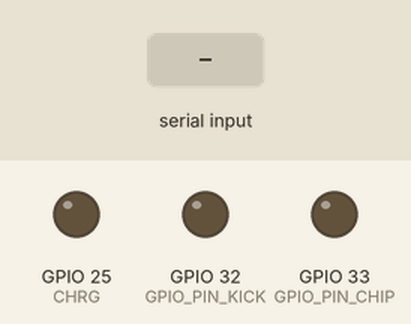
This program was run on a simulated ESP32. Shown: output pins drawn as LEDs (lit = HIGH). The test bench sets the inputs (shaded band). What the program prints to the serial monitor is not drawn.

Above: at 1.2 s.
1.3 s: "1,90\n" received over Serial
At 1.9 s:
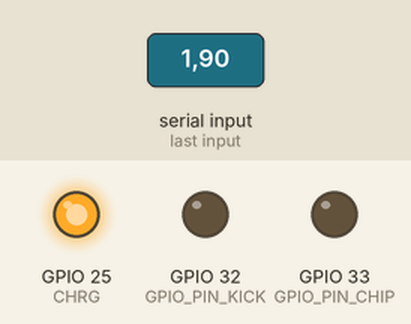
2.8 s: "1\n" received over Serial
Timing chart, 0 to 5.8 s (numbered marks = the images above; inputs shaded):
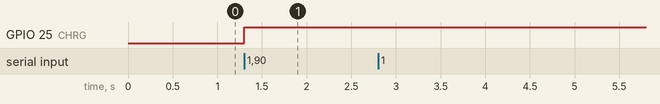

Measured:
- after the input at 1.3 s, GPIO 25 (CHRG): LOW → HIGH at once

The program:

main.cpp
```cpp
#include <Arduino.h>

const int HV_SENSE = 36;
const int FAULT = 27;
const int DONE = 26;
const int CHRG = 25;

const int GPIO_PIN_KICK = 32; //kicking pin
const int GPIO_PIN_CHIP = 33; //chipping pin

void oneShotPulse(int gpioPin, int duration);
void IRAM_ATTR stopPulse();
bool ChargeCap(int CHRG, int FAULT, int DONE, int HV_SENSE);

void kick(int);
void chip(int);
void charge(int);

hw_timer_t * timer = NULL;

void setup() {
  Serial.begin(115200);

  pinMode(HV_SENSE, INPUT);
  pinMode(DONE, INPUT);
  pinMode(FAULT, INPUT);
  pinMode(CHRG, OUTPUT);

  pinMode(GPIO_PIN_KICK, OUTPUT);
  pinMode(GPIO_PIN_CHIP,OUTPUT);

  timer = timerBegin(0, 80, true);
  timerAttachInterrupt(timer, &stopPulse, true);
}

void loop() {
 if (Serial.available() > 0) {
    String inputString = Serial.readStringUntil('\n');

    int commaPos = inputString.indexOf(',');

    if (commaPos != -1) {
      // Extract the substrings before and after the comma
      String actionString = inputString.substring(0, commaPos);
      String sliderString = inputString.substring(commaPos + 1);

      int action = actionString.toInt();
      int actData = sliderString.toInt();

      switch(action){
      case 1:
        kick(actData);
        break;
      case 2:
        chip(actData);
        break;
      case 3: //actData 1 = charge; actData 0 = stop charge
        charge(actData);
        break;
      }
    }
    else {
      Serial.println("Error: Invalid input format");
    }
  }
}

void kick(int pulse_width){
   digitalWrite(CHRG, HIGH);
   //Serial.println("Going to kick in 3 seconds, standback");
   delay(3000);
   oneShotPulse(GPIO_PIN_KICK, pulse_width);
   Serial.println("Kicked");

  //Serial.println("I kicked :)");
}

void chip(int pulse_width){
   digitalWrite(CHRG, HIGH);
   //Serial.println("Going to kick in 3 seconds, standback");
   delay(3000);
   oneShotPulse(GPIO_PIN_CHIP, pulse_width);
   Serial.println("Kicked");

  //Serial.println("I chipped :)");
}

void charge(int data){
  if(data == 1){
    digitalWrite(CHRG, HIGH);
  }
  else{
    digitalWrite(CHRG, LOW);
  }

 // Serial.println("I charged :)");
}


/*
 * Creates a pulse for a given duration.
 *
 * @param duration the duration of the pulse in microseconds.
 */
void oneShotPulse(int gpioPin, int duration) {
  timerWrite(timer, 0);
  timerAlarmWrite(timer, duration, false);
  timerAlarmEnable(timer);

  digitalWrite(gpioPin, HIGH);
}

/*
 * Helper function that ends a pulse.
 */
void IRAM_ATTR stopPulse() {
    digitalWrite(GPIO_PIN_KICK, LOW);
    digitalWrite(GPIO_PIN_CHIP, LOW);
}

int HVmeasure(int HV_SENSE){
  return analogRead(HV_SENSE);
}

bool ChargeCap(int CHRG, int FAULT, int DONE, int HV_SENSE){
  digitalWrite(CHRG, HIGH);
  Serial.println("ChargeHigh");
  while (digitalRead(DONE) == HIGH){
    //Serial.println(HVmeasure(HV_SENSE));
    if (digitalRead(FAULT) == LOW){
      Serial.println("FAIL");
      digitalWrite(CHRG,LOW);
      return false;
    }
  }
  digitalWrite(CHRG, LOW);
  return true;
}
```

tempCodeRunnerFile.cpp
```cpp
int HV_SENSE = 36;
int FAULT = 27;
int DONE = 26;
int CHRG = 25;
```
